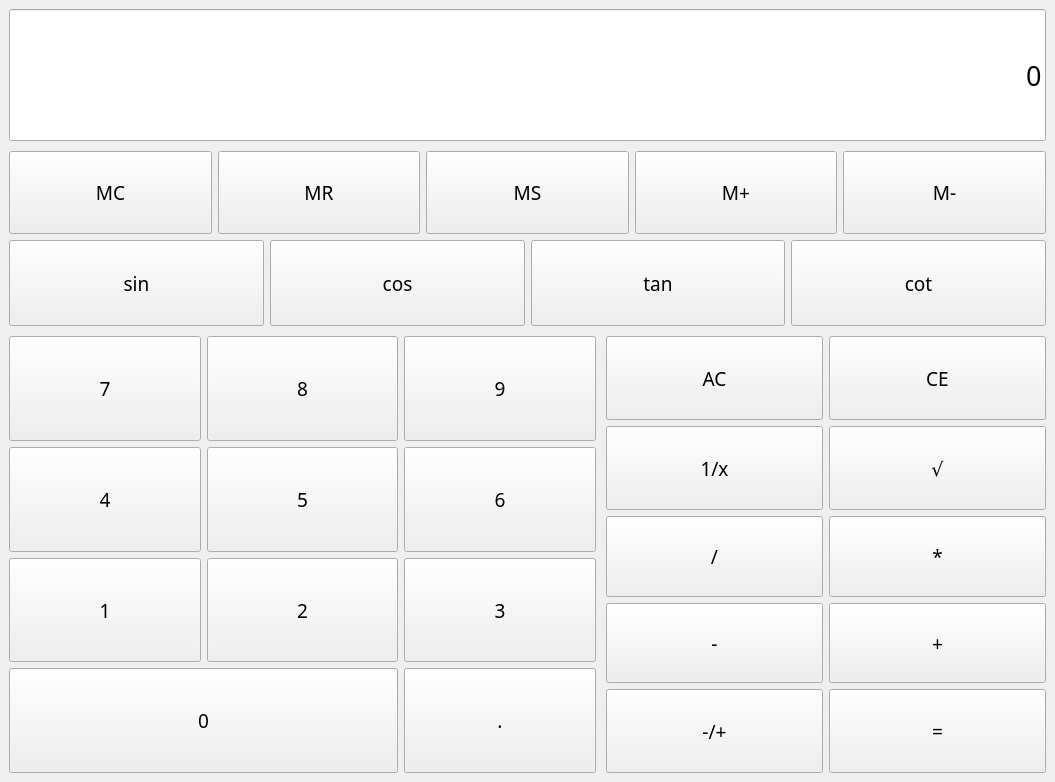
<?xml version="1.0" encoding="UTF-8"?>
<ui version="4.0">
 <class>MainWindow</class>
 <widget class="QMainWindow" name="MainWindow">
  <property name="geometry">
   <rect>
    <x>0</x>
    <y>0</y>
    <width>1055</width>
    <height>782</height>
   </rect>
  </property>
  <property name="sizePolicy">
   <sizepolicy hsizetype="Preferred" vsizetype="Preferred">
    <horstretch>0</horstretch>
    <verstretch>0</verstretch>
   </sizepolicy>
  </property>
  <property name="minimumSize">
   <size>
    <width>576</width>
    <height>480</height>
   </size>
  </property>
  <property name="font">
   <font>
    <family>JetBrains Mono Medium</family>
    <pointsize>14</pointsize>
   </font>
  </property>
  <property name="windowTitle">
   <string>Калькулятор</string>
  </property>
  <widget class="QWidget" name="centralwidget">
   <layout class="QGridLayout" name="gridLayout_3" rowstretch="0,3,2,2,10" columnstretch="4,3">
    <item row="2" column="0" colspan="2">
     <layout class="QGridLayout" name="glo_memory">
      <property name="topMargin">
       <number>4</number>
      </property>
      <property name="bottomMargin">
       <number>0</number>
      </property>
      <item row="0" column="3">
       <widget class="QPushButton" name="btn_mem_plus">
        <property name="sizePolicy">
         <sizepolicy hsizetype="Minimum" vsizetype="Expanding">
          <horstretch>0</horstretch>
          <verstretch>0</verstretch>
         </sizepolicy>
        </property>
        <property name="text">
         <string>M+</string>
        </property>
       </widget>
      </item>
      <item row="0" column="0">
       <widget class="QPushButton" name="btn_mem_clear">
        <property name="sizePolicy">
         <sizepolicy hsizetype="Minimum" vsizetype="Expanding">
          <horstretch>0</horstretch>
          <verstretch>0</verstretch>
         </sizepolicy>
        </property>
        <property name="text">
         <string>MC</string>
        </property>
       </widget>
      </item>
      <item row="0" column="4">
       <widget class="QPushButton" name="btn_mem_minus">
        <property name="sizePolicy">
         <sizepolicy hsizetype="Minimum" vsizetype="Expanding">
          <horstretch>0</horstretch>
          <verstretch>0</verstretch>
         </sizepolicy>
        </property>
        <property name="text">
         <string>M-</string>
        </property>
       </widget>
      </item>
      <item row="0" column="1">
       <widget class="QPushButton" name="btn_mem_read">
        <property name="sizePolicy">
         <sizepolicy hsizetype="Minimum" vsizetype="Expanding">
          <horstretch>0</horstretch>
          <verstretch>0</verstretch>
         </sizepolicy>
        </property>
        <property name="text">
         <string>MR</string>
        </property>
       </widget>
      </item>
      <item row="0" column="2">
       <widget class="QPushButton" name="btn_mem_save">
        <property name="sizePolicy">
         <sizepolicy hsizetype="Minimum" vsizetype="Expanding">
          <horstretch>0</horstretch>
          <verstretch>0</verstretch>
         </sizepolicy>
        </property>
        <property name="text">
         <string>MS</string>
        </property>
       </widget>
      </item>
     </layout>
    </item>
    <item row="1" column="0" colspan="2">
     <widget class="QLineEdit" name="le_display">
      <property name="sizePolicy">
       <sizepolicy hsizetype="Expanding" vsizetype="Expanding">
        <horstretch>0</horstretch>
        <verstretch>0</verstretch>
       </sizepolicy>
      </property>
      <property name="minimumSize">
       <size>
        <width>515</width>
        <height>0</height>
       </size>
      </property>
      <property name="font">
       <font>
        <family>JetBrains Mono Medium</family>
        <pointsize>20</pointsize>
       </font>
      </property>
      <property name="text">
       <string>0</string>
      </property>
      <property name="maxLength">
       <number>31</number>
      </property>
      <property name="alignment">
       <set>Qt::AlignRight|Qt::AlignTrailing|Qt::AlignVCenter</set>
      </property>
      <property name="dragEnabled">
       <bool>false</bool>
      </property>
      <property name="readOnly">
       <bool>true</bool>
      </property>
      <property name="placeholderText">
       <string/>
      </property>
      <property name="clearButtonEnabled">
       <bool>false</bool>
      </property>
     </widget>
    </item>
    <item row="4" column="0">
     <layout class="QGridLayout" name="glo_digits">
      <property name="topMargin">
       <number>2</number>
      </property>
      <property name="rightMargin">
       <number>2</number>
      </property>
      <item row="0" column="0">
       <widget class="QPushButton" name="btn_7">
        <property name="sizePolicy">
         <sizepolicy hsizetype="Minimum" vsizetype="Expanding">
          <horstretch>0</horstretch>
          <verstretch>0</verstretch>
         </sizepolicy>
        </property>
        <property name="text">
         <string>7</string>
        </property>
        <property name="shortcut">
         <string>7</string>
        </property>
       </widget>
      </item>
      <item row="3" column="0" colspan="2">
       <widget class="QPushButton" name="btn_0">
        <property name="sizePolicy">
         <sizepolicy hsizetype="Minimum" vsizetype="Expanding">
          <horstretch>0</horstretch>
          <verstretch>0</verstretch>
         </sizepolicy>
        </property>
        <property name="text">
         <string>0</string>
        </property>
        <property name="shortcut">
         <string>0</string>
        </property>
       </widget>
      </item>
      <item row="0" column="1">
       <widget class="QPushButton" name="btn_8">
        <property name="sizePolicy">
         <sizepolicy hsizetype="Minimum" vsizetype="Expanding">
          <horstretch>0</horstretch>
          <verstretch>0</verstretch>
         </sizepolicy>
        </property>
        <property name="text">
         <string>8</string>
        </property>
        <property name="shortcut">
         <string>8</string>
        </property>
       </widget>
      </item>
      <item row="2" column="1">
       <widget class="QPushButton" name="btn_2">
        <property name="sizePolicy">
         <sizepolicy hsizetype="Minimum" vsizetype="Expanding">
          <horstretch>0</horstretch>
          <verstretch>0</verstretch>
         </sizepolicy>
        </property>
        <property name="text">
         <string>2</string>
        </property>
        <property name="shortcut">
         <string>2</string>
        </property>
       </widget>
      </item>
      <item row="3" column="2">
       <widget class="QPushButton" name="btn_dot">
        <property name="sizePolicy">
         <sizepolicy hsizetype="Minimum" vsizetype="Expanding">
          <horstretch>0</horstretch>
          <verstretch>0</verstretch>
         </sizepolicy>
        </property>
        <property name="text">
         <string>.</string>
        </property>
        <property name="shortcut">
         <string>.</string>
        </property>
       </widget>
      </item>
      <item row="2" column="2">
       <widget class="QPushButton" name="btn_3">
        <property name="sizePolicy">
         <sizepolicy hsizetype="Minimum" vsizetype="Expanding">
          <horstretch>0</horstretch>
          <verstretch>0</verstretch>
         </sizepolicy>
        </property>
        <property name="text">
         <string>3</string>
        </property>
        <property name="shortcut">
         <string>3</string>
        </property>
       </widget>
      </item>
      <item row="0" column="2">
       <widget class="QPushButton" name="btn_9">
        <property name="sizePolicy">
         <sizepolicy hsizetype="Minimum" vsizetype="Expanding">
          <horstretch>0</horstretch>
          <verstretch>0</verstretch>
         </sizepolicy>
        </property>
        <property name="text">
         <string>9</string>
        </property>
        <property name="shortcut">
         <string>9</string>
        </property>
       </widget>
      </item>
      <item row="1" column="2">
       <widget class="QPushButton" name="btn_6">
        <property name="sizePolicy">
         <sizepolicy hsizetype="Minimum" vsizetype="Expanding">
          <horstretch>0</horstretch>
          <verstretch>0</verstretch>
         </sizepolicy>
        </property>
        <property name="text">
         <string>6</string>
        </property>
        <property name="shortcut">
         <string>6</string>
        </property>
       </widget>
      </item>
      <item row="1" column="1">
       <widget class="QPushButton" name="btn_5">
        <property name="sizePolicy">
         <sizepolicy hsizetype="Minimum" vsizetype="Expanding">
          <horstretch>0</horstretch>
          <verstretch>0</verstretch>
         </sizepolicy>
        </property>
        <property name="text">
         <string>5</string>
        </property>
        <property name="shortcut">
         <string>5</string>
        </property>
       </widget>
      </item>
      <item row="2" column="0">
       <widget class="QPushButton" name="btn_1">
        <property name="sizePolicy">
         <sizepolicy hsizetype="Minimum" vsizetype="Expanding">
          <horstretch>0</horstretch>
          <verstretch>0</verstretch>
         </sizepolicy>
        </property>
        <property name="text">
         <string>1</string>
        </property>
        <property name="shortcut">
         <string>1</string>
        </property>
       </widget>
      </item>
      <item row="1" column="0">
       <widget class="QPushButton" name="btn_4">
        <property name="sizePolicy">
         <sizepolicy hsizetype="Minimum" vsizetype="Expanding">
          <horstretch>0</horstretch>
          <verstretch>0</verstretch>
         </sizepolicy>
        </property>
        <property name="text">
         <string>4</string>
        </property>
        <property name="shortcut">
         <string>4</string>
        </property>
       </widget>
      </item>
     </layout>
    </item>
    <item row="4" column="1">
     <layout class="QGridLayout" name="glo_operations" rowstretch="1,1,2,1">
      <property name="leftMargin">
       <number>2</number>
      </property>
      <property name="topMargin">
       <number>2</number>
      </property>
      <item row="0" column="0">
       <widget class="QPushButton" name="btn_clear">
        <property name="sizePolicy">
         <sizepolicy hsizetype="Minimum" vsizetype="Expanding">
          <horstretch>0</horstretch>
          <verstretch>0</verstretch>
         </sizepolicy>
        </property>
        <property name="text">
         <string>AC</string>
        </property>
        <property name="shortcut">
         <string>A</string>
        </property>
       </widget>
      </item>
      <item row="1" column="1">
       <widget class="QPushButton" name="btn_sqrt">
        <property name="sizePolicy">
         <sizepolicy hsizetype="Minimum" vsizetype="Expanding">
          <horstretch>0</horstretch>
          <verstretch>0</verstretch>
         </sizepolicy>
        </property>
        <property name="text">
         <string>√</string>
        </property>
        <property name="shortcut">
         <string>R</string>
        </property>
       </widget>
      </item>
      <item row="1" column="0">
       <widget class="QPushButton" name="btn_inverse">
        <property name="sizePolicy">
         <sizepolicy hsizetype="Minimum" vsizetype="Expanding">
          <horstretch>0</horstretch>
          <verstretch>0</verstretch>
         </sizepolicy>
        </property>
        <property name="text">
         <string>1/x</string>
        </property>
        <property name="shortcut">
         <string>I</string>
        </property>
       </widget>
      </item>
      <item row="3" column="1">
       <widget class="QPushButton" name="btn_result">
        <property name="sizePolicy">
         <sizepolicy hsizetype="Minimum" vsizetype="Expanding">
          <horstretch>0</horstretch>
          <verstretch>0</verstretch>
         </sizepolicy>
        </property>
        <property name="text">
         <string>=</string>
        </property>
        <property name="shortcut">
         <string>=</string>
        </property>
       </widget>
      </item>
      <item row="2" column="0" colspan="2">
       <layout class="QGridLayout" name="glo_binary">
        <item row="0" column="0">
         <widget class="QPushButton" name="btn_divide">
          <property name="sizePolicy">
           <sizepolicy hsizetype="Minimum" vsizetype="Expanding">
            <horstretch>0</horstretch>
            <verstretch>0</verstretch>
           </sizepolicy>
          </property>
          <property name="text">
           <string>/</string>
          </property>
          <property name="shortcut">
           <string>/</string>
          </property>
         </widget>
        </item>
        <item row="0" column="1">
         <widget class="QPushButton" name="btn_multiply">
          <property name="sizePolicy">
           <sizepolicy hsizetype="Minimum" vsizetype="Expanding">
            <horstretch>0</horstretch>
            <verstretch>0</verstretch>
           </sizepolicy>
          </property>
          <property name="text">
           <string>*</string>
          </property>
          <property name="shortcut">
           <string>*</string>
          </property>
         </widget>
        </item>
        <item row="1" column="1">
         <widget class="QPushButton" name="btn_plus">
          <property name="sizePolicy">
           <sizepolicy hsizetype="Minimum" vsizetype="Expanding">
            <horstretch>0</horstretch>
            <verstretch>0</verstretch>
           </sizepolicy>
          </property>
          <property name="text">
           <string>+</string>
          </property>
          <property name="shortcut">
           <string>+</string>
          </property>
         </widget>
        </item>
        <item row="1" column="0">
         <widget class="QPushButton" name="btn_minus">
          <property name="sizePolicy">
           <sizepolicy hsizetype="Minimum" vsizetype="Expanding">
            <horstretch>0</horstretch>
            <verstretch>0</verstretch>
           </sizepolicy>
          </property>
          <property name="text">
           <string>-</string>
          </property>
          <property name="shortcut">
           <string>-</string>
          </property>
         </widget>
        </item>
       </layout>
      </item>
      <item row="0" column="1">
       <widget class="QPushButton" name="btn_clear_entry">
        <property name="sizePolicy">
         <sizepolicy hsizetype="Minimum" vsizetype="Expanding">
          <horstretch>0</horstretch>
          <verstretch>0</verstretch>
         </sizepolicy>
        </property>
        <property name="text">
         <string>CE</string>
        </property>
        <property name="shortcut">
         <string>Backspace</string>
        </property>
       </widget>
      </item>
      <item row="3" column="0">
       <widget class="QPushButton" name="btn_sign">
        <property name="sizePolicy">
         <sizepolicy hsizetype="Minimum" vsizetype="Expanding">
          <horstretch>0</horstretch>
          <verstretch>0</verstretch>
         </sizepolicy>
        </property>
        <property name="text">
         <string>-/+</string>
        </property>
        <property name="shortcut">
         <string>\</string>
        </property>
       </widget>
      </item>
     </layout>
    </item>
    <item row="3" column="0" colspan="2">
     <layout class="QGridLayout" name="glo_trigonometry">
      <property name="topMargin">
       <number>0</number>
      </property>
      <property name="bottomMargin">
       <number>2</number>
      </property>
      <property name="horizontalSpacing">
       <number>6</number>
      </property>
      <item row="0" column="1">
       <widget class="QPushButton" name="btn_cos">
        <property name="sizePolicy">
         <sizepolicy hsizetype="Minimum" vsizetype="Expanding">
          <horstretch>0</horstretch>
          <verstretch>0</verstretch>
         </sizepolicy>
        </property>
        <property name="text">
         <string>cos</string>
        </property>
        <property name="shortcut">
         <string>C</string>
        </property>
       </widget>
      </item>
      <item row="0" column="0">
       <widget class="QPushButton" name="btn_sin">
        <property name="sizePolicy">
         <sizepolicy hsizetype="Minimum" vsizetype="Expanding">
          <horstretch>0</horstretch>
          <verstretch>0</verstretch>
         </sizepolicy>
        </property>
        <property name="text">
         <string>sin</string>
        </property>
        <property name="shortcut">
         <string>S</string>
        </property>
       </widget>
      </item>
      <item row="0" column="2">
       <widget class="QPushButton" name="btn_tan">
        <property name="sizePolicy">
         <sizepolicy hsizetype="Minimum" vsizetype="Expanding">
          <horstretch>0</horstretch>
          <verstretch>0</verstretch>
         </sizepolicy>
        </property>
        <property name="text">
         <string>tan</string>
        </property>
        <property name="shortcut">
         <string>T</string>
        </property>
       </widget>
      </item>
      <item row="0" column="3">
       <widget class="QPushButton" name="btn_cot">
        <property name="sizePolicy">
         <sizepolicy hsizetype="Minimum" vsizetype="Expanding">
          <horstretch>0</horstretch>
          <verstretch>0</verstretch>
         </sizepolicy>
        </property>
        <property name="text">
         <string>cot</string>
        </property>
        <property name="shortcut">
         <string>Shift+T</string>
        </property>
       </widget>
      </item>
     </layout>
    </item>
   </layout>
  </widget>
 </widget>
 <resources/>
 <connections/>
</ui>
